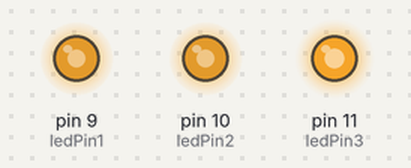
The sketch below on a simulated Arduino Uno, built with avr-gcc and run on an emulated ATmega328P. Parts: output pins drawn as LEDs (lit = HIGH). Random numbers use the default seed unless the sketch sets one; what the sketch prints to the serial monitor is not drawn.

Above: at 0.37 s.
At 9.58 s:
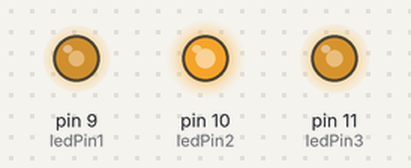
At 15.46 s:
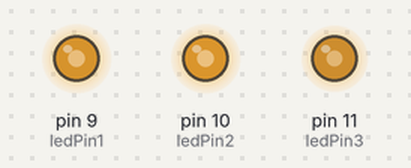
At 19.22 s:
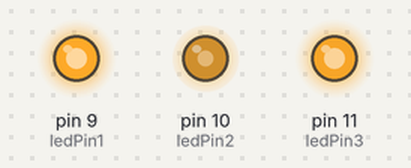
At 28.47 s:
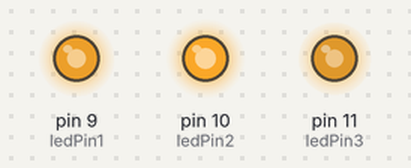
At 39.03 s:
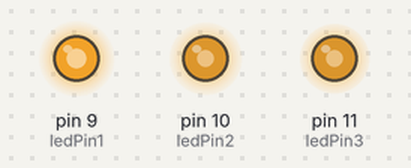
Timing chart, 0 to 40.0 s (numbered marks = the images above):
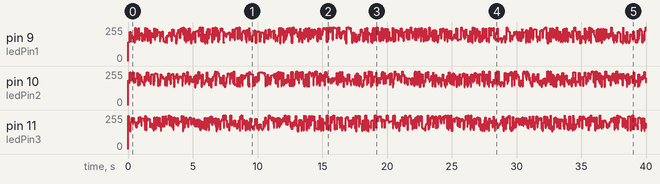

The sketch:

FireEffect01.ino
```cpp
// LED Fire Effect
//Taken somewhere
//Here?
//http://www.instructables.com/id/Realistic-Fire-Effect-with-Arduino-and-LEDs/
//Realistic Flickering Flame Effect with Arduino and LED's
//2015-02-05
const int ledPin1 = 9;  //in istructables 9 and 10 are swapped
const int ledPin2 = 10;
const int ledPin3 = 11;

void setup()
{
  Serial.begin(9600);
  Serial.println("FireEffect01");
  pinMode(ledPin1, OUTPUT);
  pinMode(ledPin2, OUTPUT);
  pinMode(ledPin3, OUTPUT);
}

void loop() {
  analogWrite(ledPin1, random(120)+135);
  analogWrite(ledPin2, random(120)+135);
  analogWrite(ledPin3, random(120)+135);
  delay(random(100));
}
```
